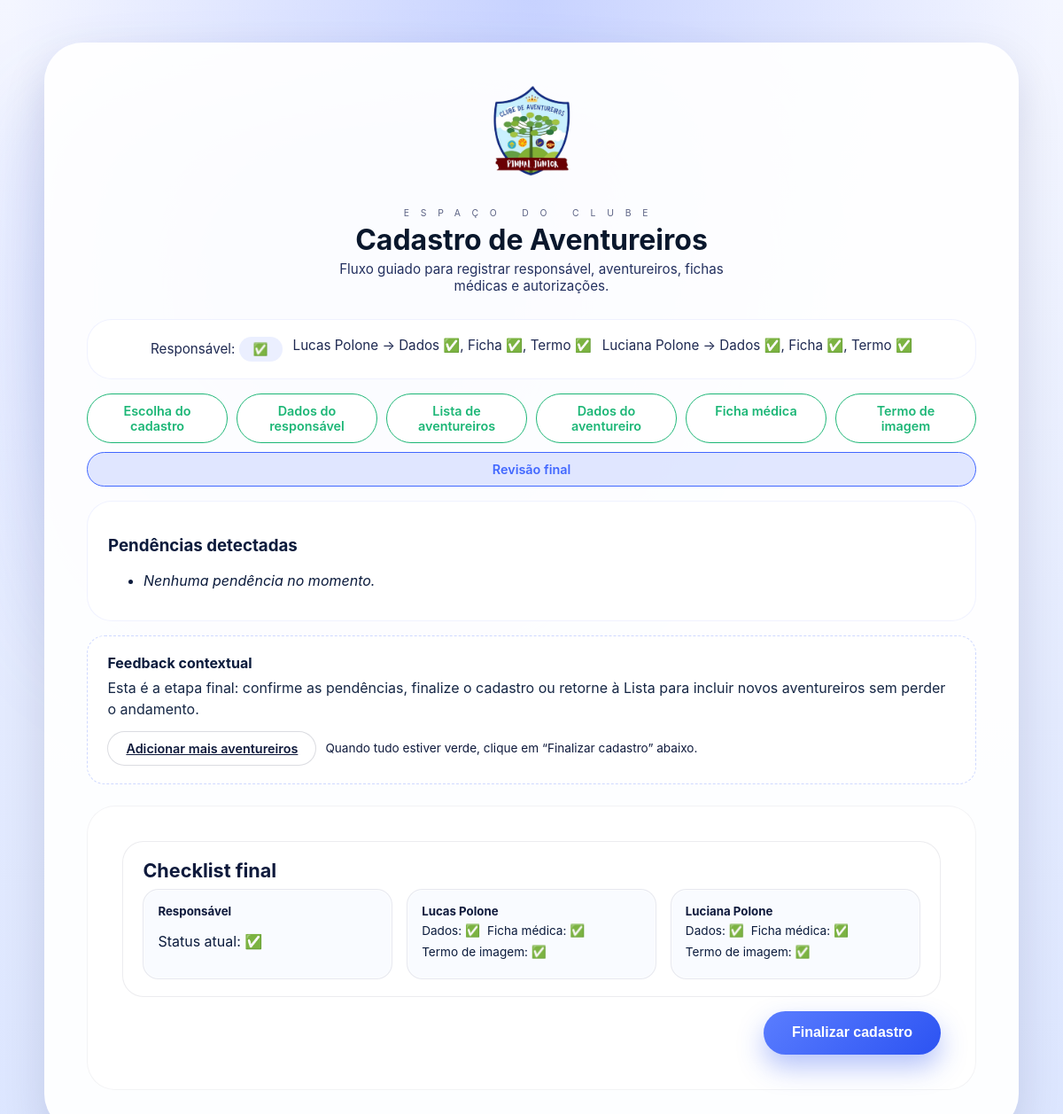
/cadastro-aventureiro/revisao/ (signed in), run on the app's committed database.
### backend/apps/members/models.py (models this page shows, shortened)
class Adventurer(models.Model):
    SEX_CHOICES = [
        ('M', 'Masculino'),
        ('F', 'Feminino'),
        ('O', 'Outro'),
    ]
    CLASS_CHOICES = [
        ('abelhinhas', 'Abelhinhas'),
        ('luminares', 'Luminares'),
        ('edificadores', 'Edificadores'),
        ('maos_ajudadoras', 'Mãos Ajudadoras'),
        ('nenhum', 'Nenhum'),
    ]
    DOCUMENT_CHOICES = [
        ('certidao', 'Certidão de nascimento'),
        ('rg', 'RG'),
        ('cin', 'CIN'),
        ('cpf', 'CPF'),
    ]
    TSHIRT_SIZES = [
        ('02', '02'),
        ('04', '04'),
        ('06', '06'),
        ('08', '08'),
        ('10', '10'),
        ('12', '12'),
        ('PP', 'PP'),
        ('P', 'P'),
        ('M', 'M'),
        ('G', 'G'),
        ('GG', 'GG'),
    ]
    responsible = models.ForeignKey(
        Responsible,
        related_name='adventurers',
        on_delete=models.CASCADE,
    )
    name = models.CharField('Nome', max_length=150)
    sex = models.CharField('Sexo', max_length=2, choices=SEX_CHOICES)
    birth_date = models.DateField('Data de nascimento')
    grade_year = models.CharField('Série', max_length=50)
    school = models.CharField('Colégio', max_length=200)
    bolsa_familia = models.BooleanField('Beneficiário do Bolsa Família', default=False)
    invested_class = models.TextField('Classes investidas', blank=True, default='[]')
    document_type = models.CharField('Documento principal', max_length=20, choices=DOCUMENT_CHOICES)
    certificate_number = models.CharField('Número da certidão', max_length=80, blank=True)
    rg_number = models.CharField('Número do RG', max_length=80, blank=True)
    rg_issuer = models.CharField('Órgão expedidor', max_length=60, blank=True)
    cin_number = models.CharField('Número do CIN', max_length=80, blank=True)
    cpf_number = models.CharField('Número do CPF', max_length=20, blank=True)
    religion = models.CharField('Religião', max_length=80)
    use_responsible_address = models.BooleanField('Usar endereço do responsável', default=True)
    address_line = models.CharField('Endereço', max_length=200, blank=True)
    neighborhood = models.CharField('Bairro', max_length=120, blank=True)
    city = models.CharField('Cidade', max_length=120, blank=True)
    state = models.CharField('Estado', max_length=60, blank=True)
    cep = models.CharField('CEP', max_length=20, blank=True)
    tshirt_size = models.CharField('Tamanho da camiseta', max_length=4, choices=TSHIRT_SIZES)
    photo_data = models.TextField('Foto (base64)', blank=True)
    signature_data = models.TextField('Assinatura', blank=True)
    signature_at = models.DateTimeField(null=True, blank=True)
    created_at = models.DateTimeField(auto_now_add=True)
    updated_at = models.DateTimeField(auto_now=True)
    def data_complete(self):
        doc_check = {
            'certidao': self.certificate_number,
            'rg': self.rg_number and self.rg_issuer,
            'cin': self.cin_number,
            'cpf': self.cpf_number,
        }
        mandatory = [
            self.name,
            self.sex,
            self.birth_date,
            self.grade_year,
            self.school,
            self.religion,
            self.tshirt_size,
            self.document_type,
        ]
        if not all(mandatory):
            return False
        if not doc_check.get(self.document_type):
            return False
        if self.use_responsible_address:
            return self.responsible and all([
                self.responsible.address_line,
                self.responsible.neighborhood,
                self.responsible.city,
                self.responsible.state,
                self.responsible.cep,
            ]) and self.photography_ready()
        photo_and_signature = self.photography_ready()
        address_ready = all([self.address_line, self.neighborhood, self.city, self.state, self.cep])
        return address_ready and photo_and_signature
    def photography_ready(self):
        return bool(self.photo_data and self.signature_data)
    def pending_fields(self):
        missing = []
        if not self.name:
            missing.append('Nome do aventureiro')
        doc_needed = {
            'certidao': self.certificate_number,
            'rg': self.rg_number,
            'cin': self.cin_number,
            'cpf': self.cpf_number,
        }
        if not doc_needed.get(self.document_type):
            missing.append('Documento principal incompleto')
        if not self.photography_ready():
            missing.append('Foto ou assinatura pendente')
        if self.use_responsible_address:
            if not self.responsible or not all([
                    self.responsible.address_line,
                    self.responsible.neighborhood,
                    self.responsible.city,
                    self.responsible.state,
                    self.responsible.cep,
            ]):
                missing.append('Endereço do responsável faltando')
        else:
            if not all([self.address_line, self.neighborhood, self.city, self.state, self.cep]):
                missing.append('Endereço do aventureiro incompleto')
        return missing

### backend/ui/views.py (the view, shortened to what this page needs)
# urls.py: path('cadastro-aventureiro/revisao/', cadastro_revisao, name='cadastro-aventureiro-revisao'),
def cadastro_revisao(request):
    responsible = get_or_create_responsible(request)
    context = wizard_context(
        request,
        responsible,
        'revisao',
        {
            'can_finalize': can_finalize(responsible),
        },
    )
    return render(request, 'cadastro_aventureiro/revisao.html', context)

### backend/apps/members/models.py (called while the page is built)
    def is_complete(self):
        required = [
            self.father_name,
            self.father_cpf,
            self.mother_name,
            self.mother_cpf,
            self.legal_name,
            self.legal_cpf,
            self.legal_phone,
            self.address_line,
            self.neighborhood,
            self.city,
            self.state,
            self.cep,
        ]
        return all(required) and self.declaration_accepted and self.signature_data

    def is_complete(self):
        booleans_required = [
            self.has_health_plan in (True, False),
            self.allergies in (True, False),
            self.uses_medication in (True, False),
            self.blood_type,
            self.declaration_accepted,
            self.signature_data,
        ]
        if self.hospitalizations and not self.hospitalizations_reason:
            return False
        return all(booleans_required)

    def pending_fields(self):
        missing = []
        if self.has_health_plan is None:
            missing.append('Plano de saúde indefinido')
        if self.allergies is None:
            missing.append('Alergias não respondidas')
        if self.uses_medication is None:
            missing.append('Uso de medicamento não informado')
        if not self.blood_type:
            missing.append('Tipo sanguíneo ausente')
        if not self.declaration_accepted:
            missing.append('Declaração médica não assinada')
        if not self.signature_data:
            missing.append('Assinatura médica pendente')
        if self.hospitalizations and not self.hospitalizations_reason:
            missing.append('Motivo da internação obrigatório')
        return missing

    def is_complete(self):
        return self.agreed and bool(self.signature_data)

    def pending_fields(self):
        missing = []
        if not self.agreed:
            missing.append('Termo não confirmado')
        if not self.signature_data:
            missing.append('Assinatura do termo pendente')
        return missing

### backend/apps/members/services.py (called while the page is built, shortened)
def get_or_create_responsible(request) -> Responsible:
    session = request.session
    user = getattr(request, 'user', None)
    if user and user.is_authenticated:
        responsible = (
            Responsible.objects.filter(user=user)
            .order_by('-created_at')
            .first()
        )
        if responsible:
            session['responsible_id'] = responsible.pk
            return responsible

### backend/ui/templates/cadastro_aventureiro/revisao.html (shortened to what this page needs)
{% extends "cadastro_aventureiro/base.html" %}
{% block stage_content %}
  <div class="section-card">
    <h4>Checklist final</h4>
    <div class="cards-grid">
      <div class="card">
        <h5>Responsável</h5>
        <p>Status atual: {{ status.responsible }}</p>
      </div>
      {% for adventurer in status.adventurers %}
        <div class="card">
          <h5>{{ adventurer.name }}</h5>
          <div class="status-row">
            <span>Dados: {{ adventurer.data }}</span>
            <span>Ficha médica: {{ adventurer.medical }}</span>
            <span>Termo de imagem: {{ adventurer.term }}</span>
          </div>
        </div>
      {% endfor %}
    </div>
  </div>
  <form method="post">
    <div class="actions">
      <button class="primary-btn" name="action" value="finalizar" type="submit" {% if not can_finalize %}disabled{% endif %}>Finalizar cadastro</button>
    </div>
  </form>
{% endblock %}

### backend/ui/templates/cadastro_aventureiro/base.html (shortened to what this page needs)
{% load static %}
<!DOCTYPE html>
<html lang="pt-br">
<head>
  <link rel="stylesheet" href="{% static 'css/cadastro.css' %}">
</head>
<body>
  <div class="cadastro-page">
    <div class="cadastro-card">
      <div class="cadastro-head">
        <div class="logo-shell small">
          <div class="logo-glow">
            <img src="{% static 'images/logo.png' %}" alt="Logo do Clube de Aventureiros">
          </div>
        </div>
        <p class="tagline">ESPAÇO DO CLUBE</p>
        <h1>Cadastro de Aventureiros</h1>
        <p class="subtitle">Fluxo guiado para registrar responsável, aventureiros, fichas médicas e autorizações.</p>
      </div>
      {% if current_step == 'tipo' %}
        <div class="wizard-progress compact">
          <div class="step is-current">Escolha do cadastro</div>
        </div>
      {% else %}
        <div class="summary-stack summary-top">
          <div class="summary-states">
            <span>Responsável: <span class="status-badge">{{ status.responsible }}</span></span>
            {% for adv in status.adventurers %}
              <span>{{ adv.name }} → Dados {{ adv.data }}, Ficha {{ adv.medical }}, Termo {{ adv.term }}</span>
            {% empty %}
              <span class="info-pill">Nenhum aventureiro cadastrado ainda</span>
            {% endfor %}
          </div>
        </div>
        <div class="wizard-progress">
          {% for step_id, step_label in steps %}
            {% if forloop.counter0 < current_index %}
              <div class="step is-complete">{{ step_label }}</div>
            {% elif forloop.counter0 == current_index %}
              <div class="step is-current">{{ step_label }}</div>
            {% else %}
              <div class="step">{{ step_label }}</div>
            {% endif %}
          {% endfor %}
        </div>
        <div class="summary-stack">
          <h3>Pendências detectadas</h3>
          <ul>
            {% if pendings %}
              {% for pending in pendings %}
                <li><strong>{{ pending.section }}:</strong> {{ pending.items|join:', ' }}</li>
              {% endfor %}
            {% elif form_errors %}
              {% for field, errors in form_errors.items %}
                {% for error in errors %}
                  <li><strong>{{ field|capfirst }}:</strong> {{ error }}</li>
                {% endfor %}
              {% endfor %}
            {% else %}
              <li><em>Nenhuma pendência no momento.</em></li>
            {% endif %}
        </ul>
      </div>
      {% if current_step == 'termo' or current_step == 'revisao' %}
        <div class="context-feedback">
          <h4>Feedback contextual</h4>
          {% if current_step == 'termo' %}
            <p>
              Depois de salvar o termo, você poderá voltar para a Lista de Aventureiros e registrar outro membro antes de seguir para a Revisão Final.
            </p>
            <div class="feedback-actions">
              <a class="secondary-btn" href="{% url 'cadastro-aventureiro-lista' %}">Voltar para adicionar aventureiros</a>
            </div>
          {% else %}
            <p>
              Esta é a etapa final: confirme as pendências, finalize o cadastro ou retorne à Lista para incluir novos aventureiros sem perder o andamento.
            </p>
            <div class="feedback-actions">
              <a class="secondary-btn" href="{% url 'cadastro-aventureiro-lista' %}">Adicionar mais aventureiros</a>
            <span class="feedback-hint">Quando tudo estiver verde, clique em “Finalizar cadastro” abaixo.</span>
          </div>
          {% endif %}
        </div>
      {% endif %}
      {% endif %}
      <div class="stage-content">
        {% block stage_content %}{% endblock %}
      </div>
    </div>
  </div>
</body>
</html>

### data on the page
Adventurer: name "Lucas Polone", name "Lucas Polone"
Adventurer: name "Luciana Polone", name "Luciana Polone"

### other printed values
{{ status.responsible }} "✅"
{{ adv.data }} "✅" "✅"
{{ adv.medical }} "✅" "✅"
{{ adv.term }} "✅" "✅"
{{ step_label }} "Escolha do cadastro" "Dados do responsável" "Lista de aventureiros" "Dados do aventureiro" "Ficha médica" "Termo de imagem"
{{ step_label }} "Revisão final"
{{ adventurer.data }} "✅" "✅"
{{ adventurer.medical }} "✅" "✅"
{{ adventurer.term }} "✅" "✅"
